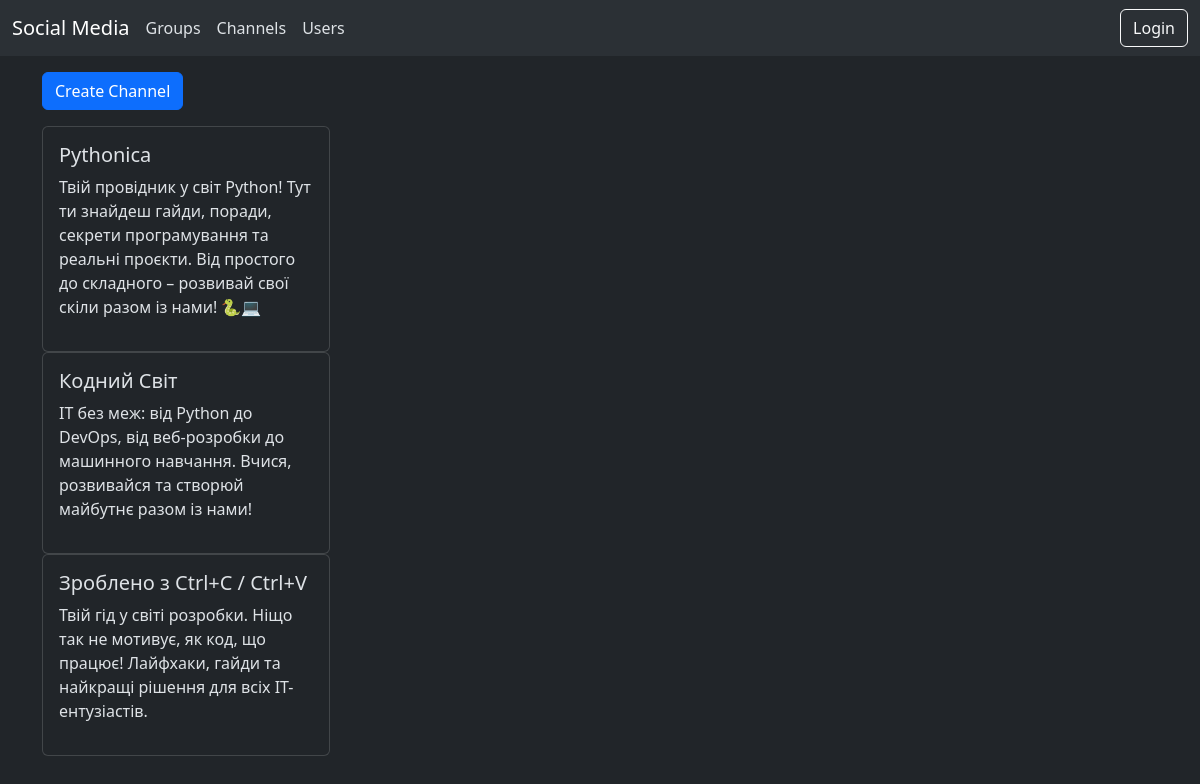
The page /groups_and_channels/channels/ on the database its author committed.
### groups/models.py (models this page shows, shortened)
class Channel(models.Model):
    channel_picture = models.ImageField(upload_to="channel_pictures", null=True, blank=True)
    title = models.CharField(max_length=80)
    description = models.CharField(max_length=500)
    created_by = models.ForeignKey(Profile, on_delete=models.CASCADE, related_name="communities")
    created_at = models.DateTimeField(auto_now_add=True)

### groups/views.py (the view)
# urls.py: path('channels/', views.ChannelListView.as_view(), name='channels-list'),
class ChannelListView(ListView):
    model = Channel
    context_object_name = "channels"
    template_name = "groups/channels_list.html"

### templates/groups/channels_list.html (shortened to what this page needs)
{% extends "base.html" %}
{% block content %}
    <div class="container">
        <a href="{% url "groups:channel-create" %}"class="btn btn-primary mb-3">Create Channel</a>
        {% for channel in channels %}
            <div class="card" style="width: 18rem;">
                <div class="card-body">
                    <h5 class="card-title">{{ channel.title }}</h5>
                    <p class="card-text">{{ channel.description }}</p>
                </div>
            </div>
        {% endfor %}
    </div>
{% endblock %}

### rows shown on the page
Channel: title "Pythonica", description "Твій провідник у світ Python! Тут ти знайдеш гайди, поради, секрети програмування та реальні проєкти. Від простого до складного – розвивай свої скіли разом із нами! 🐍💻"
Channel: title "Кодний Світ", description "IT без меж: від Python до DevOps, від веб-розробки до машинного навчання. Вчися, розвивайся та створюй майбутнє разом із нами!"
Channel: title "Зроблено з Ctrl+C / Ctrl+V", description "Твій гід у світі розробки. Ніщо так не мотивує, як код, що працює! Лайфхаки, гайди та найкращі рішення для всіх IT-ентузіастів."
